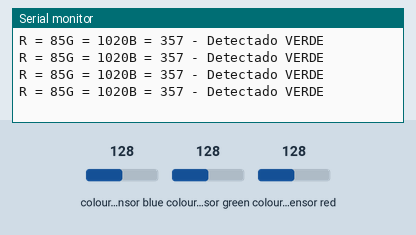
Simulated run of this sketch. Board: Arduino Uno, built with avr-gcc and run on an emulated ATmega328P. Parts: the last lines printed to the serial monitor. Wiring (inferred from the names in the program): TCS3200 colour sensor: output pin 10; S2 pin 12; S3 pin 11; S0 pin 8; S1 pin 9. Inputs (shaded band) come from the test bench; at power-on: colour sensor green 128, colour sensor blue 128, colour sensor red 128.

Above: at 1.2 s.
1.3 s: colour sensor green set to 5
At 1.43 s:
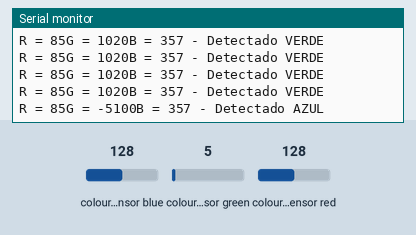
3.3 s: colour sensor blue set to 5
At 3.54 s:
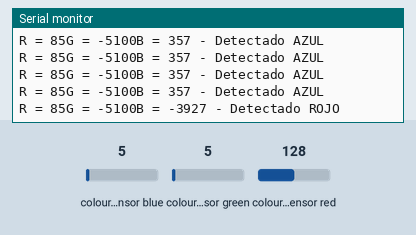
5.4 s: colour sensor red set to 5
At 12.83 s:
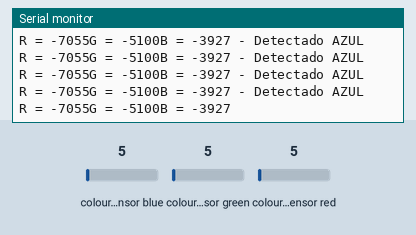

The sketch:

sendor_luz.ino
```cpp
//
// Cableado de TCS3200 a Arduino
//
#define S0 8
#define S1 9
#define S2 12
#define S3 11
#define salidaSensor 10

// Para guardar las frecuencias de los fotodiodos
int frecuenciaRojo = 0;
int frecuenciaVerde = 0;
int frecuenciaAzul = 0;
int colorRojo;
int colorVerde;
int colorAzul;

void setup() {
  // Definiendo las Salidas
  pinMode(S0, OUTPUT);
  pinMode(S1, OUTPUT);
  pinMode(S2, OUTPUT);
  pinMode(S3, OUTPUT);

  // Definiendo salidaSensor como entrada
  pinMode(salidaSensor, INPUT);

  // Definiendo la escala de frecuencia a 20%
  digitalWrite(S0,HIGH);
  digitalWrite(S1,LOW);

   // Iniciar la comunicacion serie
  Serial.begin(9600);
}

void loop() {
  // Definiendo la lectura de los fotodiodos con filtro rojo
  digitalWrite(S2,LOW);
  digitalWrite(S3,LOW);

  // Leyendo la frecuencia de salida del sensor
  frecuenciaRojo = pulseIn(salidaSensor, LOW);

  // Mapeando el valor de la frecuencia del ROJO (RED = R) de 0 a 255
  // Usted debe colocar los valores que registro. Este es un ejemplo:
  // colorRojo = map(frecuenciaRojo, 70, 120, 255,0);
  colorRojo = map(frecuenciaRojo, 35, 41, 255,0);

  // Mostrando por serie el valor para el rojo (R = Red)
  Serial.print("R = ");
  Serial.print(colorRojo);
  delay(100);

  // Definiendo la lectura de los fotodiodos con filtro verde
  digitalWrite(S2,HIGH);
  digitalWrite(S3,HIGH);

  // Leyendo la frecuencia de salida del sensor
  frecuenciaVerde = pulseIn(salidaSensor, LOW);

  // Mapeando el valor de la frecuencia del VERDE (GREEN = G) de 0 a 255
  // Usted debe colocar los valores que registro. Este es un ejemplo:
  // colorVerde = map(frecuenciaVerde, 100, 199, 255,0);
  colorVerde = map(frecuenciaVerde,60 ,67 ,255,0);

  // Mostrando por serie el valor para el verde (G = Green)
  Serial.print("G = ");
  Serial.print(colorVerde);
  delay(100);

  // Definiendo la lectura de los fotodiodos con filtro azul
  digitalWrite(S2,LOW);
  digitalWrite(S3,HIGH);

  // Leyendo la frecuencia d salida del sensor
  frecuenciaAzul = pulseIn(salidaSensor, LOW);

  // Mapeando el valor de la frecuencia del AZUL (AZUL = B) de 0 a 255
  // Usted debe colocar los valores que registro. Este es un ejemplo:
  // colorAzul = map(frecuenciaAzul, 38, 83, 255, 0);
  colorAzul = map(frecuenciaAzul, 43,  53 , 255, 0);

  // Mostrando por serie el valor para el azul (B = Blue)
  Serial.print("B = ");
  Serial.print(colorAzul);
  delay(100);

  // Comprobar cual es el color detectado y mostrarlo
  // con un mensaje en el monitor serie
  if(colorRojo > colorVerde && colorRojo > colorAzul){
      Serial.println(" - Detectado ROJO");
  }
  if(colorVerde > colorRojo && colorVerde > colorAzul){
    Serial.println(" - Detectado VERDE");
  }
  if(colorAzul > colorRojo && colorAzul > colorVerde){
    Serial.println(" - Detectado AZUL");
  }
}
```

Measured:
- after the input at 3.3 s, the serial monitor: prints a new line at once (image 2)
- after the input at 5.4 s, the serial monitor: prints a new line after 0.05 s (image 3)
